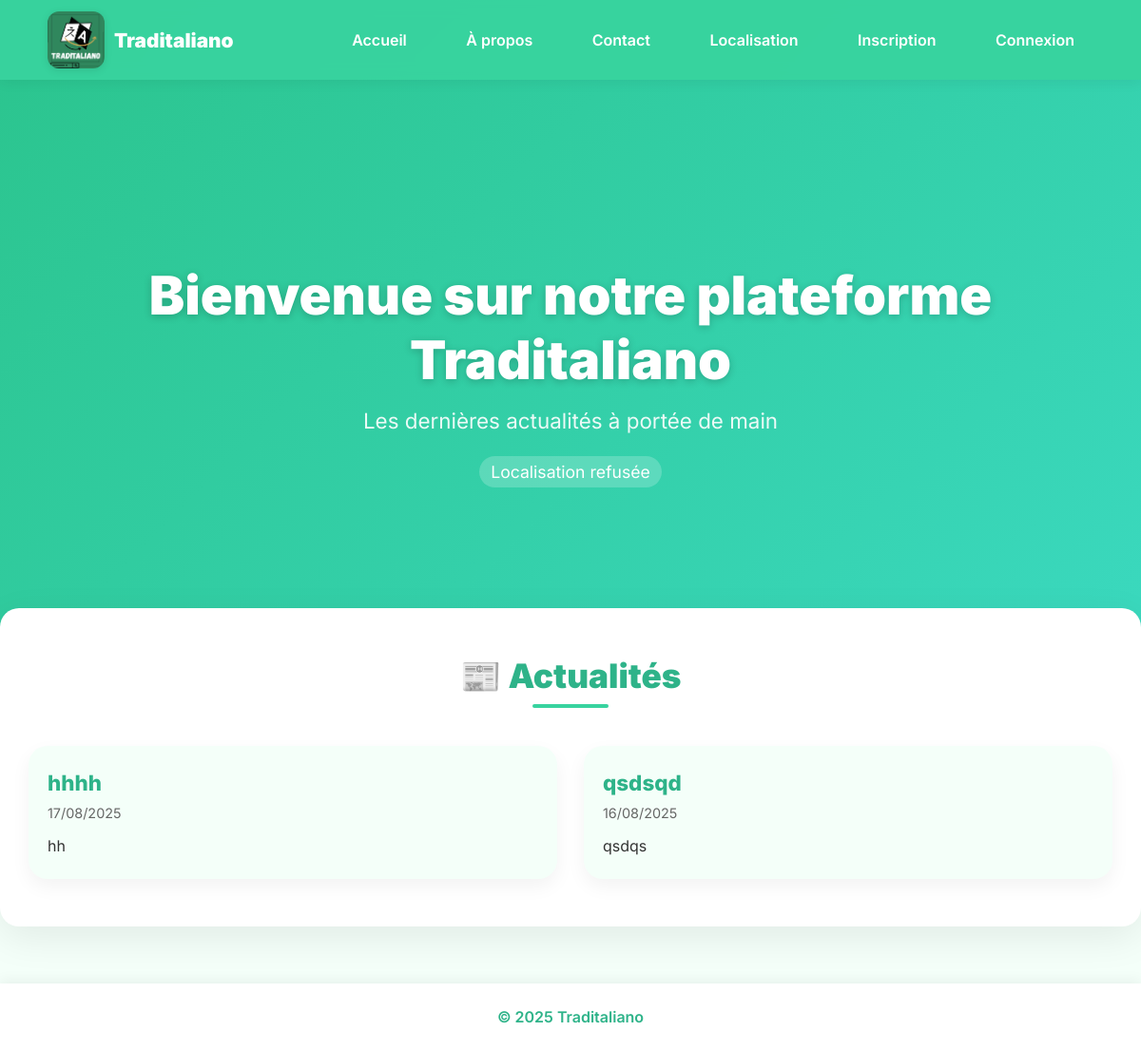
The page / on the database its author committed.
### tables this page shows
CREATE TABLE `news` (
  `id` int(11) NOT NULL,
  `title` varchar(255) NOT NULL,
  `content` text NOT NULL,
  `published` tinyint(1) DEFAULT 0,
  `published_at` datetime DEFAULT current_timestamp()
);

### index.php (the view, shortened to what this page needs)
<?php
include __DIR__ . '/db.php';
function e($str) {
    return htmlspecialchars($str, ENT_QUOTES, 'UTF-8');
}
$sql = "SELECT id, title, content, published_at FROM news WHERE published = 1 ORDER BY published_at DESC LIMIT 6";
$result = $conn->query($sql);
?>
<!DOCTYPE html>
<html lang="fr">
<head>
</head>
<body>
<nav>
    <div class="logo">
        <img src="/img/logo2.png" alt="Logo" class="nav-logo">
        <span style="color:white;font-weight:900;font-size:1.3rem;">Traditaliano</span>
    </div>
    <div>
        <a href="index.php">Accueil</a>
        <a href="about.php">À propos</a>
        <a href="contact.php">Contact</a>
        <a href="localisation.php">Localisation</a>
        <?php if(isset($_SESSION['role'])): ?>
            <?php if($_SESSION['role'] === 'admin'): ?>
                <a href="admin_dashboard.php">Admin Dashboard</a>
            <?php elseif($_SESSION['role'] === 'user'): ?>
                <a href="dashboard.php">Client Dashboard</a>
            <?php endif; ?>
            <a href="logout.php">Déconnexion</a>
        <?php else: ?>
            <a href="signup.php">Inscription</a>
            <a href="login.php">Connexion</a>
        <?php endif; ?>
    </div>
</nav>
<header class="hero">
    <h1>Bienvenue sur notre plateforme Traditaliano</h1>
    <p>Les dernières actualités à portée de main</p>
    <div class="location" id="user-location">Détection de votre localisation...</div>
</header>
<section class="news">
    <h2>📰 Actualités</h2>
    <div class="news-grid">
        <?php if ($result && $result->num_rows > 0): ?>
            <?php while ($row = $result->fetch_assoc()): ?>
                <div class="news-item">
                    <div class="news-title"><?php echo e($row['title']); ?></div>
                    <div class="news-date"><?php echo e(date('d/m/Y', strtotime($row['published_at']))); ?></div>
                    <div class="news-content"><?php echo nl2br(e($row['content'])); ?></div>
                </div>
            <?php endwhile; ?>
        <?php else: ?>
            <p style="text-align:center;color:var(--primary-dark);">Aucune actualité disponible.</p>
        <?php endif; ?>
    </div>
</section>
<footer>
    &copy; <?php echo date('Y'); ?> Traditaliano
</footer>
</body>
</html>

### index.php (style rules this page uses)
:root { --primary: #38d39f; --primary-dark: #2eb389; --bg-light: #f4fff9; --text-dark: #222; --card-shadow: rgba(0,0,0,0.08); }
* { margin:0;padding:0;box-sizing:border-box; }
body { font-family: 'Inter', sans-serif; background: var(--bg-light); color: var(--text-dark); overflow-x: hidden; }
nav { position: fixed; top:0; left:0; width:100%; background: rgba(56,211,159,0.95); backdrop-filter: blur(8px); display: flex; align-items: center; justify-content: space-between; padding: 12px 50px; z-index: 1000; box-shadow: 0 4px 12px rgba(0,0,0,0.05); }
nav .logo { display:flex; align-items:center; gap:10px; }
.nav-logo { max-width: 60px; max-height: 60px; display: block; border-radius: 12px; box-shadow: 0 2px 8px rgba(0,0,0,0.1); }
nav a { color:white; text-decoration:none; font-weight:600; margin-left:18px; padding:8px 20px; border-radius:30px; transition:0.3s; }
.hero { height: 90vh; background: linear-gradient(-45deg, #38d39f, #2eb389, #40e0d0, #2bc48d); background-size: 400% 400%; animation: gradientBG 15s ease infinite; display:flex; flex-direction:column; align-items:center; justify-content:center; color:white; text-align:center; padding-top:70px; }
.hero h1 { font-size:3.5rem; font-weight:900; margin-bottom:16px; text-shadow: 0 2px 8px rgba(0,0,0,0.2); }
.hero p { font-size:1.4rem; opacity:0.9; }
.hero .location { margin-top:24px; font-size:1.1rem; background: rgba(255,255,255,0.2); padding:6px 12px; border-radius:20px; }
section.news { max-width:1200px; margin: -80px auto 60px; padding: 50px 30px; background:white; border-radius:20px; box-shadow: 0 12px 40px var(--card-shadow); position: relative; z-index:1; }
section.news h2 { font-size:2.2rem; font-weight:900; color: var(--primary-dark); margin-bottom:40px; text-align:center; }
section.news h2::after { content:''; display:block; width:80px; height:4px; background: var(--primary); margin:8px auto 0; border-radius:2px; }
.news-grid { display:grid; grid-template-columns: repeat(auto-fit, minmax(300px, 1fr)); gap:28px; }
.news-item { background: var(--bg-light); border-radius:20px; padding:25px 20px; box-shadow: 0 8px 20px rgba(0,0,0,0.05); transition: transform 0.3s ease, box-shadow 0.3s ease; display:flex; flex-direction:column; }
.news-title { font-size:1.4rem; font-weight:800; margin-bottom:10px; color: var(--primary-dark); }
.news-date { font-size:0.9rem; color:#666; margin-bottom:16px; }
.news-content { font-size:1rem; color:#333; flex-grow:1; }
footer { background: #fff; padding: 25px; text-align:center; color: var(--primary-dark); font-weight:600; box-shadow: 0 -4px 12px rgba(0,0,0,0.05); }
.news-item { opacity:0; transform: translateY(20px); animation: fadeInUp 0.8s forwards; }
.news-item:nth-child(1) { animation-delay: 0.1s; }
.news-item:nth-child(2) { animation-delay: 0.2s; }

### rows shown on the page
news: title "hhhh", published_at "17/08/2025", content "hh"
news: title "qsdsqd", published_at "16/08/2025", content "qsdqs"
